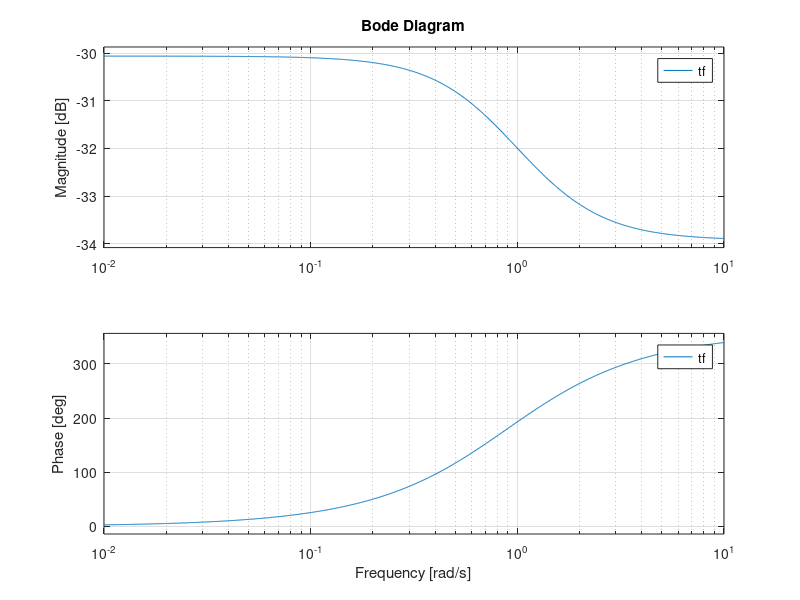
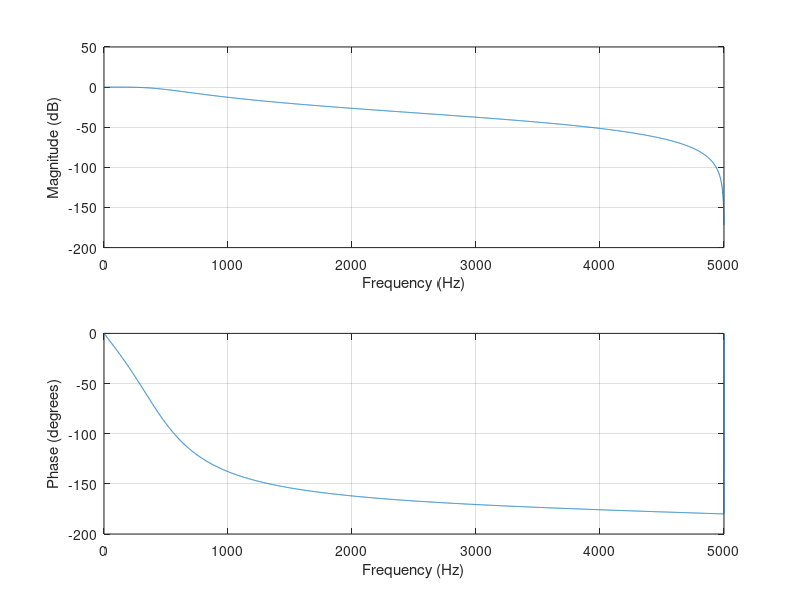

Source code (MATLAB) for these figures, in order:
%   EE387 Lab04
%   E/14/158
%   22-01-2019

clear all;
close all;
Fp=1000;Fs=5000;Fsample=10000;

Wp=Fp/Fsample; %Multiplying by 2pi is not requred since it cancels out
Ws=Fs/Fsample; 

[N,Wn]=buttord(Wp,Ws,3,30);
[zeros_,poles_,scale_]=butter(N,Wn);
[num,den]=butter(N,Wn);

tf=zpk(zeros_,poles_,scale_);
bode(tf);
figure
freqz(num,den,5000,Fsample)